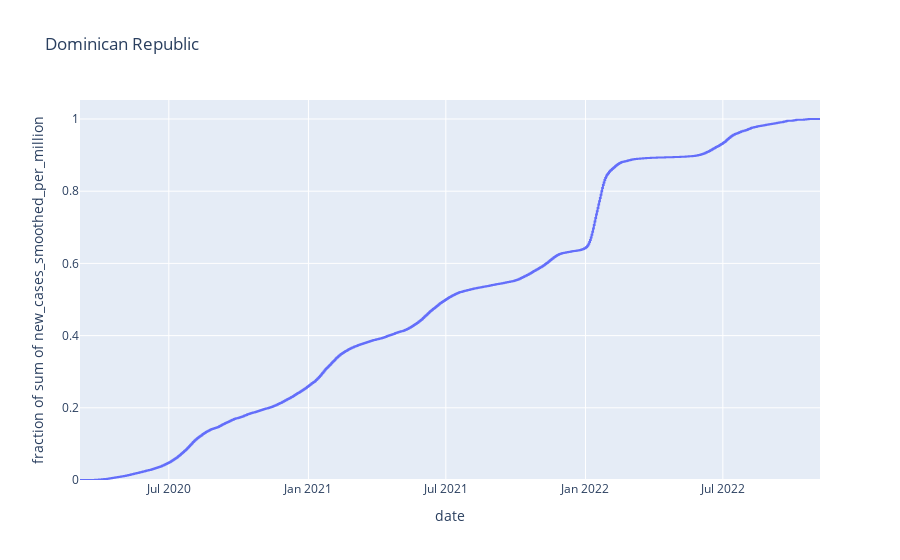

Here is the notebook cell this chart was saved with:
### Markdown cell above
***2. Cumulative plots of Y for X***

### Code cell
import plotly.express as px
fig = px.ecdf(df[df['location'] == 'Dominican Republic'], y="new_cases_smoothed_per_million", x = 'date',title='Dominican Republic')
fig.show()

### Figure 1 — Plotly figure (JSON) as saved in the notebook; plotly's stock layout.template omitted (floating-point values rounded to 4 significant figures; data arrays with more than 128 entries replaced by an {"elided": "..."} marker saying what was removed)
{"data": [{"hovertemplate": "date=%{x}<br>fraction of sum of new_cases_smoothed_per_million=%{y}<extra></extra>", "legendgroup": "", "line": {"dash": "solid", "shape": "hv"}, "marker": {"color": "#636efa", "symbol": "circle"}, "mode": "lines", "name": "", "orientation": "v", "showlegend": false, "type": "scatter", "x": {"elided": "976 str values"}, "xaxis": "x", "y": {"elided": "976 float values"}, "yaxis": "y"}], "layout": {"legend": {"tracegroupgap": 0}, "title": {"text": "Dominican Republic"}, "xaxis": {"anchor": "y", "domain": [0, 1], "title": {"text": "date"}}, "yaxis": {"anchor": "x", "domain": [0, 1], "rangemode": "tozero", "title": {"text": "fraction of sum of new_cases_smoothed_per_million"}}}}
